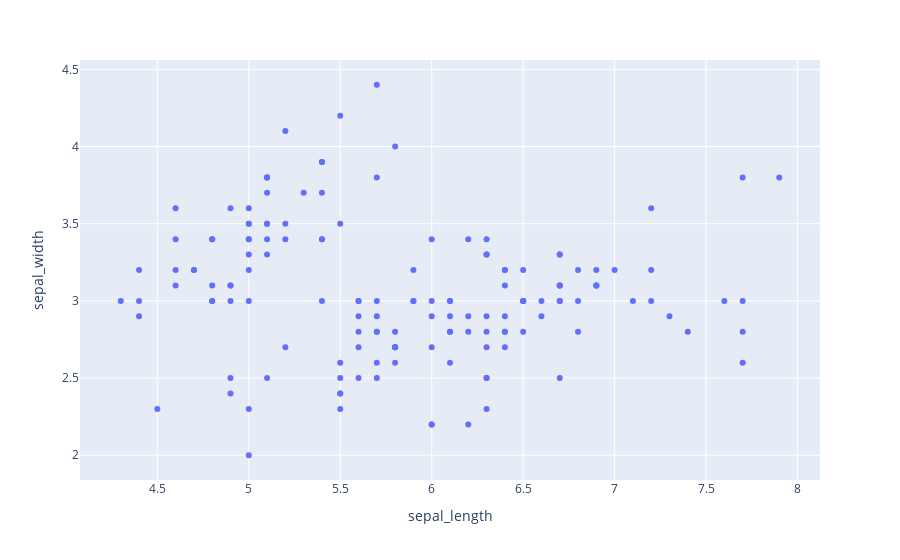

Here is the notebook cell this chart was saved with:
### Code cell
fig=px.scatter(df,x="sepal_length",y="sepal_width")
fig.show()

### Figure 1 — Plotly figure (JSON) as saved in the notebook; plotly's stock layout.template omitted (floating-point values rounded to 4 significant figures; data arrays with more than 128 entries replaced by an {"elided": "..."} marker saying what was removed)
{"data": [{"hovertemplate": "sepal_length=%{x}<br>sepal_width=%{y}<extra></extra>", "legendgroup": "", "marker": {"color": "#636efa", "symbol": "circle"}, "mode": "markers", "name": "", "orientation": "v", "showlegend": false, "type": "scatter", "x": {"elided": "150 float values"}, "xaxis": "x", "y": {"elided": "150 float values"}, "yaxis": "y"}], "layout": {"legend": {"tracegroupgap": 0}, "margin": {"t": 60}, "xaxis": {"anchor": "y", "domain": [0, 1], "title": {"text": "sepal_length"}}, "yaxis": {"anchor": "x", "domain": [0, 1], "title": {"text": "sepal_width"}}}}
